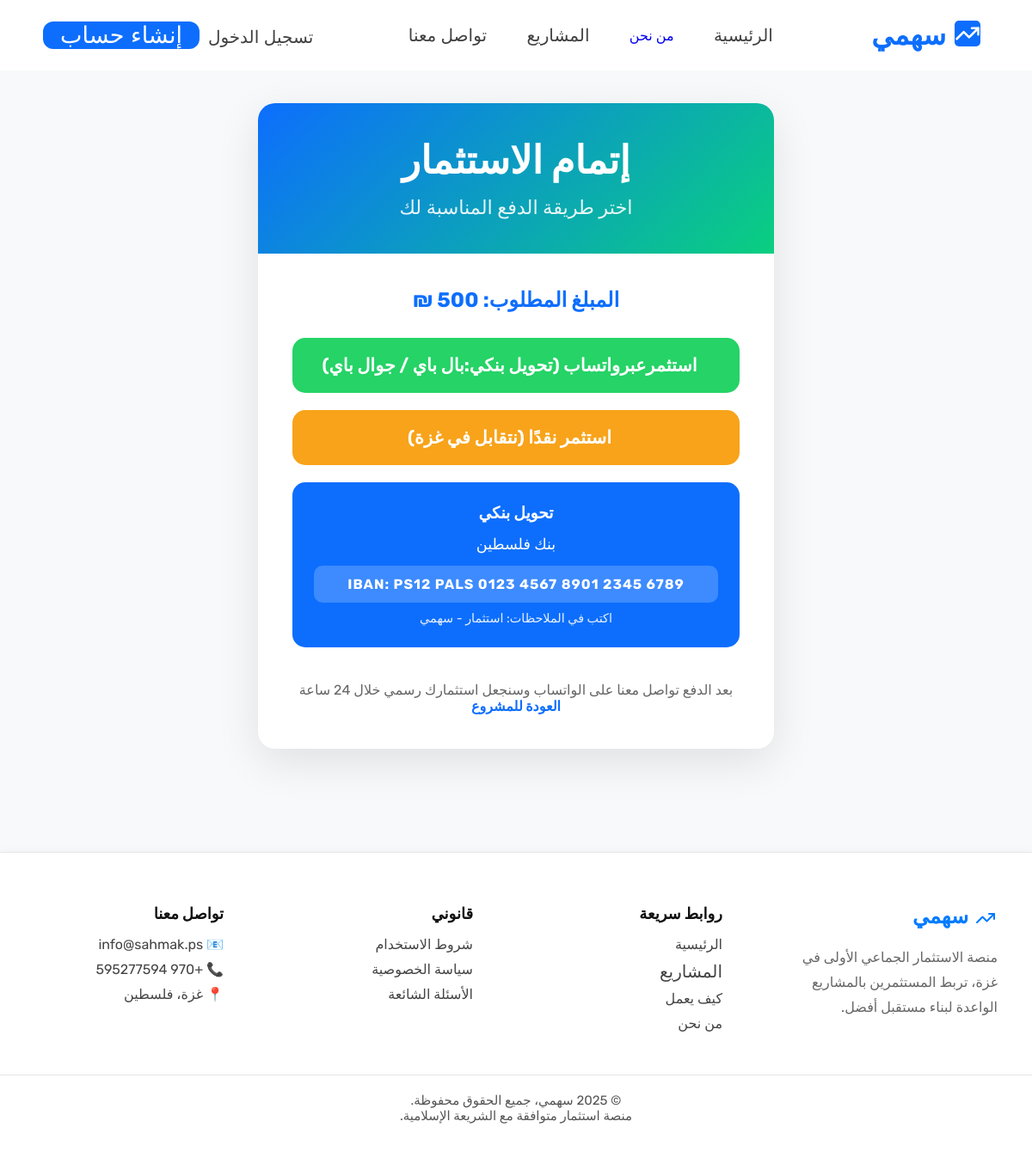
Before: /projects/1/payment/ with the older database file.
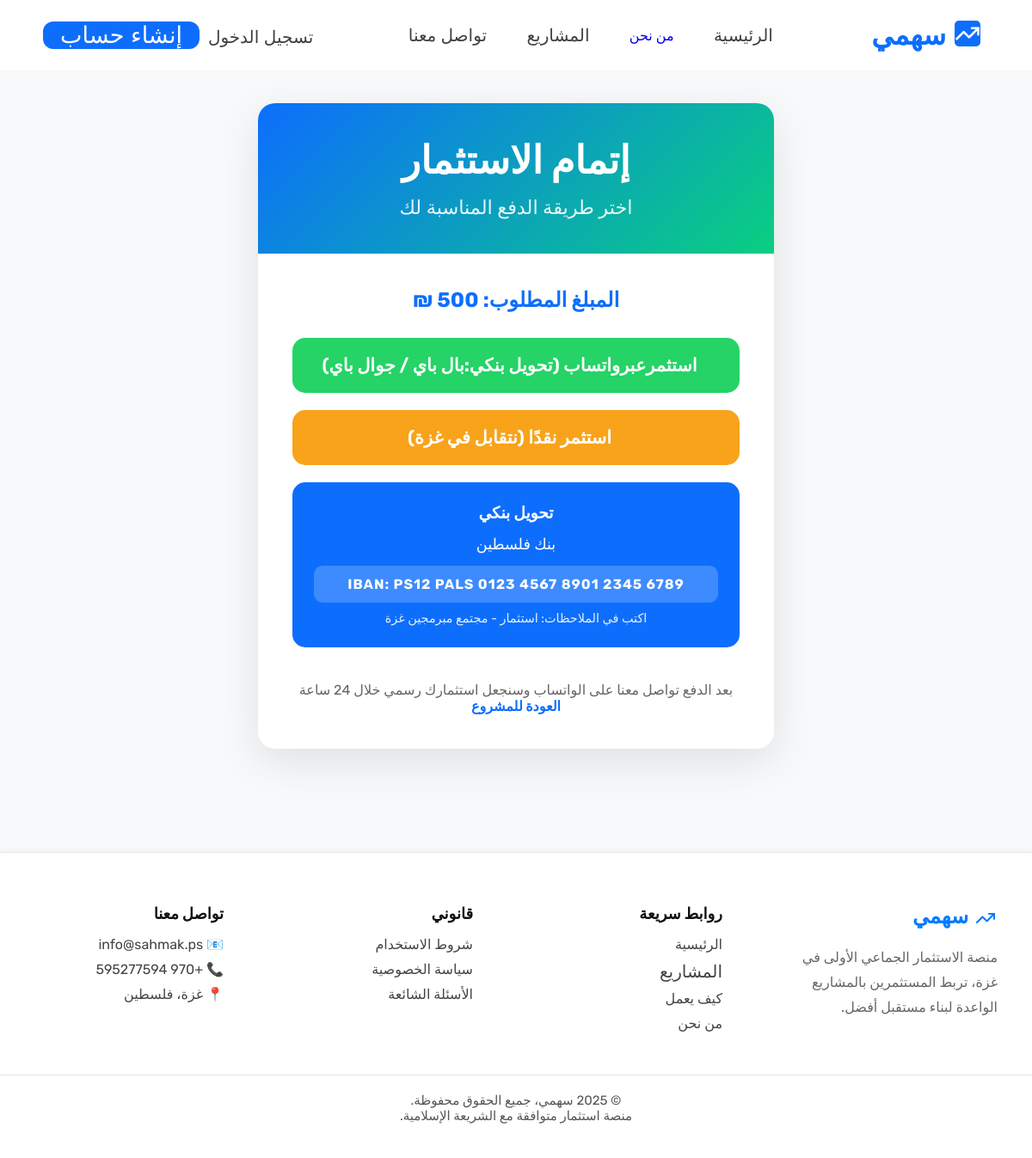
After: the same page with the newer database file.
### projects/models.py (models this page shows, shortened)
class Project(models.Model):
    title = models.CharField(max_length=200, verbose_name="عنوان المشروع")
    description = models.TextField(verbose_name="وصف المشروع")
    goal_amount = models.DecimalField(max_digits=12, decimal_places=2, verbose_name="المبلغ المطلوب")
    raised_amount = models.DecimalField(max_digits=12, decimal_places=2, default=0, verbose_name="المبلغ المجموع")
    owner = models.ForeignKey(User, on_delete=models.CASCADE, related_name='projects', verbose_name="صاحب المشروع")
    created_at = models.DateTimeField(auto_now_add=True, verbose_name="تاريخ الإنشاء")
    is_approved = models.BooleanField(default=False, verbose_name="موافق عليه")
    image = models.ImageField(upload_to='projects/', blank=True, null=True, verbose_name="صورة المشروع")
    class Meta:
        ordering = ['-created_at']
        verbose_name = "مشروع"
        verbose_name_plural = "المشاريع"

### projects/views.py (the view)
# urls.py: path('<int:project_id>/payment/', views.payment_page, name='payment'),  # ← جديد
def payment_page(request, project_id):
    project = get_object_or_404(Project, id=project_id)
    return render(request, 'projects/payment.html', {'project': project})

### projects/templates/projects/payment.html (shortened to what this page needs)
{% extends "base.html" %}
{% load static %}
{% block content %}
<section style="padding:120px 0; background:#f8f9fa; min-height:100vh;">
    <div class="container">
        <div style="max-width:600px; margin:auto; background:white; border-radius:20px; overflow:hidden; box-shadow:0 15px 50px rgba(0,0,0,0.1);">
            <div style="background:linear-gradient(135deg,#0d6efd,#0acf80); color:white; padding:40px 30px; text-align:center;">
                <h1 style="font-size:2.8rem; margin-bottom:15px;">إتمام الاستثمار</h1>
                <p style="font-size:1.4rem; opacity:0.9;">اختر طريقة الدفع المناسبة لك</p>
            </div>
            <div style="padding:40px;">
                <h2 style="text-align:center; margin-bottom:30px; color:#0d6efd;">المبلغ المطلوب: <strong>500 ₪</strong></h2>
                <div style="display:grid; gap:20px;">
                    <a href="https://wa.me/972595277594?text=مرحبا%20أريد%20الاستثمار%20في%20مشروع%20{{ project.title|urlencode }}%20بمبلغ%20500%20شيكل"
                       target="_blank"
                       style="background:#25d366; color:white; padding:20px; border-radius:15px; text-align:center; font-size:1.3rem; font-weight:bold; text-decoration:none; display:flex; align-items:center; justify-content:center; gap:15px;">
                        استثمرعبرواتساب  (تحويل بنكي:بال باي / جوال باي)
                    </a>
                    <a href="https://wa.me/970595277594?text=أريد%20الاستثمار%20نقدًا%20في%20مشروع%20{{ project.title|urlencode }}"
                       target="_blank"
                       style="background:#f8a31a; color:white; padding:20px; border-radius:15px; text-align:center; font-size:1.3rem; font-weight:bold; text-decoration:none; display:flex; align-items:center; justify-content:center; gap:15px;">
                        استثمر نقدًا (نتقابل في  غزة)
                    </a>
                    <div style="background:#0d6efd; color:white; padding:25px; border-radius:15px; text-align:center;">
                        <h3>تحويل بنكي</h3>
                        <p style="margin:15px 0; font-size:1.1rem;">بنك فلسطين   </p>
                        <p style="background:rgba(255,255,255,0.2); padding:12px; border-radius:10px; font-weight:bold; letter-spacing:1px;">
                            IBAN: PS12 PALS 0123 4567 8901 2345 6789
                        </p>
                        <p style="margin-top:10px; font-size:0.9rem; opacity:0.9;">
                            اكتب في الملاحظات: استثمار - {{ project.title }}
                        </p>
                    </div>
                </div>
                <div style="margin-top:40px; text-align:center;">
                    <p style="color:#666;">
                        بعد الدفع تواصل معنا على الواتساب وسنجعل استثمارك رسمي خلال 24 ساعة
                    </p>
                    <a href="{% url 'projects:detail' project.id %}" style="color:#0d6efd; font-weight:bold;">العودة للمشروع</a>
                </div>
            </div>
        </div>
    </div>
</section>
{% endblock %}

Changed rows visible on the page:
changed Project: title "سهمي" → "مجتمع مبرمجين غزة"
